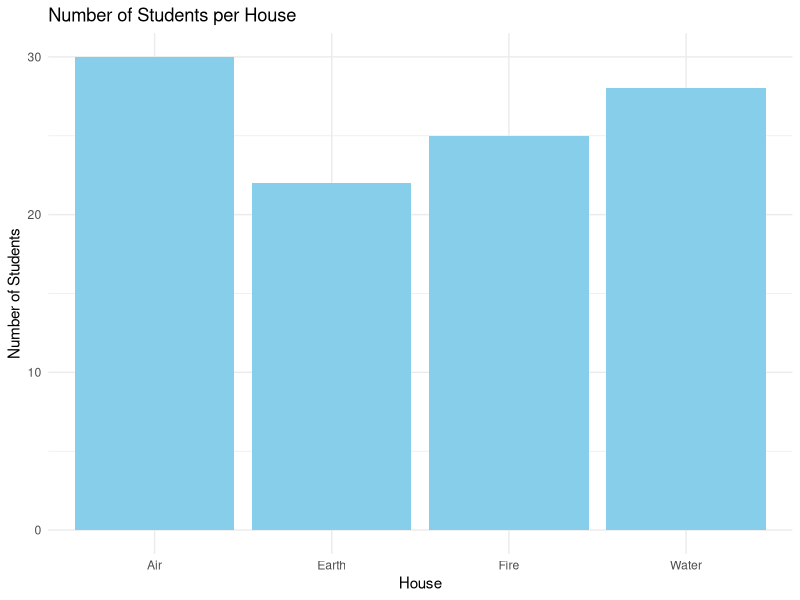

R code for this plot: (Note: this script raises an error after producing the figure.)
# 🔮 Day 2 - Spell 11: Bar Chart Champions

# 🎈 Activity: Category Comparison  
# 🏆 Category Champions: Which group wins the data competition?

# Load our visualization magic
library(ggplot2)
library(dplyr)

# Create magical school house data
house_data <- data.frame(
  house = c("Fire", "Water", "Earth", "Air"),
  students = c(25, 28, 22, 30),
  total_points = c(850, 920, 780, 895),
  quidditch_wins = c(8, 5, 3, 9),
  spell_competitions = c(12, 15, 18, 10)
)

print("🏰 Magic School House Data:")
print(house_data)

# Individual student achievements
student_achievements <- data.frame(
  student = c("Luna", "Max", "Zara", "Finn", "Nova", "Sage", "Rio", "Kai", "Sky", "Alex"),
  house = c("Fire", "Water", "Earth", "Air", "Fire", "Water", "Earth", "Air", "Fire", "Water"),
  badges_earned = c(8, 12, 15, 10, 9, 14, 18, 11, 7, 13),
  favorite_subject = c("Potions", "Charms", "Herbology", "Flying", "Defense", 
                      "Transfiguration", "Herbology", "Flying", "Potions", "Charms")
)

print("🎓 Student Achievement Data:")
print(student_achievements)

########################################################
# 🎯 Challenge 1: Basic bar chart
print("\n1️⃣ Basic Bar Chart:")

# Number of students per house
student_count <- ggplot(house_data, aes(x = house, y = students)) +
  geom_bar(stat = "identity", fill = "skyblue") +
  labs(title = "Number of Students per House",
       x = "House", y = "Number of Students") +
  theme_minimal()

print(student_count)

# Your turn: Create a bar chart of total points per house
points_chart <- ggplot(house_data, aes(x = house, y = ...)) +
  geom_bar(stat = "identity", fill = "...") +
  labs(title = "... per House",
       x = "House", y = "...") +
  theme_minimal()

print(points_chart)

########################################################

# 🎯 Challenge 2: Colorful bar charts
print("\n2️⃣ Colorful Bar Charts:")

# Color each house differently
colorful_houses <- ggplot(house_data, aes(x = house, y = students, fill = house)) +
  geom_bar(stat = "identity") +
  scale_fill_manual(values = c("Fire" = "red", "Water" = "blue", 
                              "Earth" = "brown", "Air" = "lightgray")) +
  labs(title = "Students per House (House Colors)",
       x = "House", y = "Number of Students") +
  theme_minimal() +
  theme(legend.position = "none")  # Hide legend since colors match names

print(colorful_houses)

# Quidditch wins with custom colors
quidditch_chart <- ggplot(house_data, aes(x = house, y = quidditch_wins, fill = house)) +
  geom_bar(stat = "identity") +
  scale_fill_manual(values = c("Fire" = "orange", "Water" = "cyan", 
                              "Earth" = "darkgreen", "Air" = "purple")) +
  labs(title = "Quidditch Wins by House",
       x = "House", y = "Quidditch Wins") +
  theme_minimal() +
  theme(legend.position = "none")

print(quidditch_chart)

########################################################

# 🎯 Challenge 3: Grouped bar charts
print("\n3️⃣ Grouped Bar Charts:")

# Reshape data for grouped comparison
library(tidyr)
house_long <- house_data %>%
  select(house, quidditch_wins, spell_competitions) %>%
  pivot_longer(cols = c(quidditch_wins, spell_competitions),
               names_to = "competition_type", 
               values_to = "wins")

print("Reshaped data for grouping:")
print(house_long)

grouped_bars <- ggplot(house_long, aes(x = house, y = wins, fill = competition_type)) +
  geom_bar(stat = "identity", position = "dodge") +
  scale_fill_manual(values = c("quidditch_wins" = "gold", "spell_competitions" = "purple")) +
  labs(title = "House Performance: Quidditch vs Spell Competitions",
       x = "House", y = "Number of Wins", fill = "Competition Type") +
  theme_minimal()

print(grouped_bars)

########################################################

# 🎯 Challenge 4: Student-level bar charts
print("\n4️⃣ Student-Level Bar Charts:")

# Individual student badges
badges_chart <- ggplot(student_achievements, aes(x = student, y = badges_earned, fill = house)) +
  geom_bar(stat = "identity") +
  scale_fill_manual(values = c("Fire" = "red", "Water" = "blue", 
                              "Earth" = "brown", "Air" = "lightgray")) +
  labs(title = "Badges Earned by Each Student",
       x = "Student", y = "Badges Earned", fill = "House") +
  theme_minimal() +
  theme(axis.text.x = element_text(angle = 45, hjust = 1))

print(badges_chart)

# Count students by favorite subject
subject_summary <- student_achievements %>%
  group_by(favorite_subject) %>%
  summarize(student_count = n())

subject_chart <- ggplot(subject_summary, aes(x = favorite_subject, y = student_count)) +
  geom_bar(stat = "identity", fill = "lightgreen") +
  labs(title = "Most Popular Subjects",
       x = "Subject", y = "Number of Students") +
  theme_minimal() +
  theme(axis.text.x = element_text(angle = 45, hjust = 1))

print(subject_chart)

########################################################

# 🎯 Challenge 5: Horizontal bar charts
print("\n5️⃣ Horizontal Bar Charts:")

# Sometimes horizontal bars are easier to read
horizontal_points <- ggplot(house_data, aes(x = reorder(house, total_points), y = total_points)) +
  geom_bar(stat = "identity", fill = "coral") +
  coord_flip() +  # This makes it horizontal!
  labs(title = "House Points (Horizontal)",
       x = "House", y = "Total Points") +
  theme_minimal()

print(horizontal_points)

# Your turn: Create a horizontal bar chart for spell competitions
horizontal_spells <- ggplot(house_data, aes(x = reorder(house, ...), y = ...)) +
  geom_bar(stat = "identity", fill = "...") +
  coord_flip() +
  labs(title = "... (Horizontal)",
       x = "House", y = "...") +
  theme_minimal()

print(horizontal_spells)

########################################################

# ✨ Advanced Challenge: Stacked bar charts
print("\n✨ Advanced Challenge - Stacked Bar Charts:")

# Create data showing how many badges each house earned in total
house_badges <- student_achievements %>%
  group_by(house) %>%
  summarize(total_badges = sum(badges_earned))

# Combine with original house data
house_complete <- house_data %>%
  left_join(house_badges, by = "house")

print("Complete house data:")
print(house_complete)

# Create a stacked bar showing different types of achievements
house_achievements <- house_complete %>%
  select(house, quidditch_wins, spell_competitions, total_badges) %>%
  pivot_longer(cols = c(quidditch_wins, spell_competitions, total_badges),
               names_to = "achievement_type", 
               values_to = "count")

stacked_chart <- ggplot(house_achievements, aes(x = house, y = count, fill = achievement_type)) +
  geom_bar(stat = "identity") +
  labs(title = "All House Achievements (Stacked)",
       x = "House", y = "Achievement Count", fill = "Achievement Type") +
  theme_minimal()

print(stacked_chart)

# 🎯 Your Championship Analysis:
print("\n🏆 Your Championship Analysis:")
print("Based on the bar charts, answer these questions:")
print("1. Which house has the most students?")
print("2. Which house has the highest total points?") 
print("3. Which house is best at Quidditch?")
print("4. Which house wins the most spell competitions?")
print("5. What's the most popular subject?")
print("6. If you had to declare an overall winner, which house would it be?")

# Calculate some summary statistics
print("\n📊 Quick Stats:")
print(paste("Highest scoring house:", house_data$house[which.max(house_data$total_points)]))
print(paste("Best at Quidditch:", house_data$house[which.max(house_data$quidditch_wins)]))
print(paste("Most spell competition wins:", house_data$house[which.max(house_data$spell_competitions)]))

# 💡 Memory Tip:
# - Bar charts compare CATEGORIES (groups)
# - geom_bar() creates bar charts
# - stat="identity" uses the actual values in your data
# - fill= colors the bars
# - coord_flip() makes bars horizontal
# - position="dodge" puts bars side by side
# - Use bar charts when you want to compare amounts between groups!